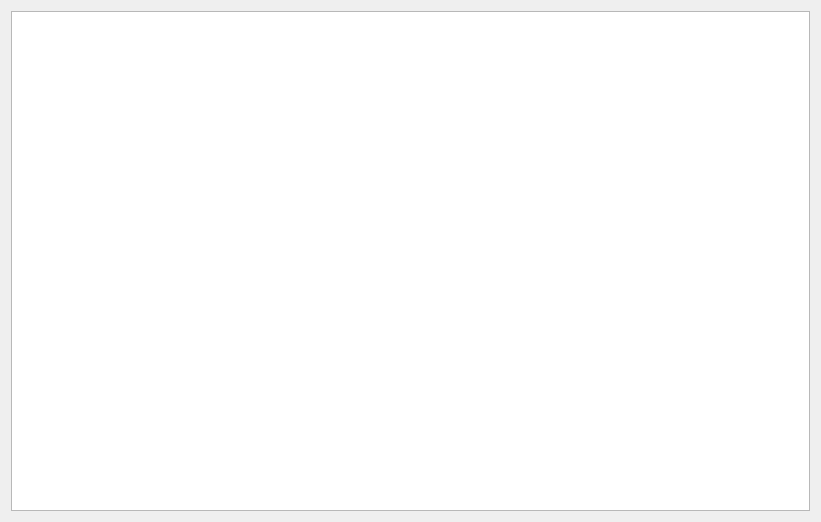
<?xml version="1.0" encoding="UTF-8"?>
<ui version="4.0">
 <class>Dialog</class>
 <widget class="QDialog" name="Dialog">
  <property name="geometry">
   <rect>
    <x>0</x>
    <y>0</y>
    <width>821</width>
    <height>522</height>
   </rect>
  </property>
  <property name="windowTitle">
   <string>Dialog</string>
  </property>
  <layout class="QHBoxLayout" name="horizontalLayout">
   <item>
    <widget class="QGraphicsView" name="graphicsView"/>
   </item>
  </layout>
 </widget>
 <layoutdefault spacing="6" margin="11"/>
 <resources/>
 <connections/>
</ui>
